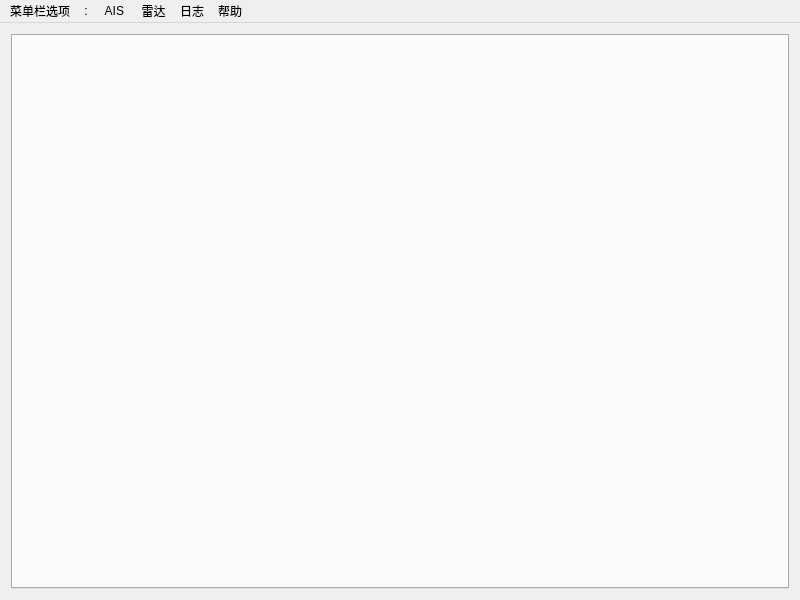
<?xml version="1.0" encoding="UTF-8"?>
<ui version="4.0">
 <class>zchxMainWindow</class>
 <widget class="QMainWindow" name="zchxMainWindow">
  <property name="geometry">
   <rect>
    <x>0</x>
    <y>0</y>
    <width>800</width>
    <height>600</height>
   </rect>
  </property>
  <property name="minimumSize">
   <size>
    <width>0</width>
    <height>0</height>
   </size>
  </property>
  <property name="maximumSize">
   <size>
    <width>16777215</width>
    <height>16777215</height>
   </size>
  </property>
  <property name="windowTitle">
   <string>MainWindow</string>
  </property>
  <property name="styleSheet">
   <string notr="true">QLabel{
	color:red;
	font-weight:bold;
	font-size:18;
}</string>
  </property>
  <widget class="QWidget" name="centralWidget">
   <layout class="QGridLayout" name="gridLayout_9">
    <item row="0" column="0">
     <widget class="QTabWidget" name="tabWidget">
      <property name="currentIndex">
       <number>-1</number>
      </property>
      <property name="tabsClosable">
       <bool>true</bool>
      </property>
     </widget>
    </item>
   </layout>
  </widget>
  <widget class="QMenuBar" name="menuBar">
   <property name="geometry">
    <rect>
     <x>0</x>
     <y>0</y>
     <width>800</width>
     <height>23</height>
    </rect>
   </property>
   <widget class="QMenu" name="Ais_menu">
    <property name="enabled">
     <bool>true</bool>
    </property>
    <property name="title">
     <string> AIS</string>
    </property>
   </widget>
   <widget class="QMenu" name="Radar_menu">
    <property name="title">
     <string> 雷达</string>
    </property>
   </widget>
   <widget class="QMenu" name="Log_menu">
    <property name="title">
     <string>日志</string>
    </property>
   </widget>
   <widget class="QMenu" name="Help_menu">
    <property name="title">
     <string>帮助</string>
    </property>
   </widget>
   <widget class="QMenu" name="menu">
    <property name="title">
     <string>菜单栏选项</string>
    </property>
   </widget>
   <widget class="QMenu" name="menu_2">
    <property name="title">
     <string>:</string>
    </property>
   </widget>
   <addaction name="menu"/>
   <addaction name="menu_2"/>
   <addaction name="Ais_menu"/>
   <addaction name="Radar_menu"/>
   <addaction name="Log_menu"/>
   <addaction name="Help_menu"/>
  </widget>
  <action name="action">
   <property name="text">
    <string>开机</string>
   </property>
  </action>
 </widget>
 <layoutdefault spacing="6" margin="11"/>
 <resources/>
 <connections/>
</ui>
